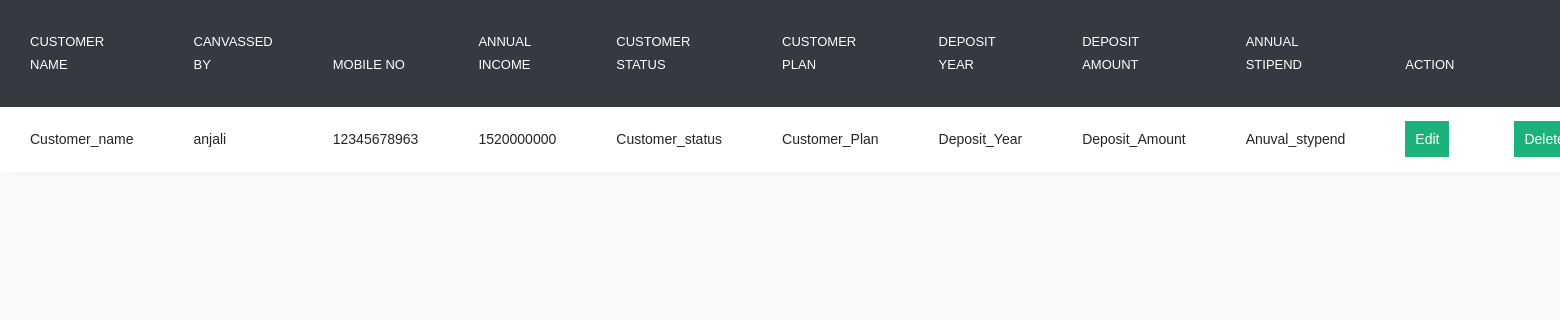
The page /adminview on the database its author committed.
### CMS/models.py (models this page shows, shortened)
class Customer(models.Model):
    Username=models.CharField(max_length=222)
    Password=models.CharField(max_length=120)
    Canvassed_by=models.CharField(max_length=120)
    Customer_name=models.CharField(max_length=200)
    photo=models.ImageField(upload_to='uploads/')
    Signature=models.ImageField(upload_to='uploads/')
    Pancard_no=models.CharField(max_length=200)
    Adarcard_no=models.CharField(max_length=200)
    Date_of_Birth=models.CharField(max_length=200)
    Mobile_no=models.CharField(max_length=200)
    Mobile_number1=models.CharField(max_length=200)
    Email=models.CharField(max_length=200)
    Occupation=models.CharField(max_length=200)
    Annual_income=models.CharField(max_length=200)
    Address=models.CharField(max_length=200)
    Nominee_name=models.CharField(max_length=200)
    Nominee_relation=models.CharField(max_length=200)
    Customer_status=models.CharField(max_length=200)
    Customer_Plan = models.CharField(max_length=200,choices = TYPES)
    Deposit_Amount = models.IntegerField(blank=True)
    Deposit_Year = models.IntegerField(blank=True)
    Anuval_stypend =models.FloatField(blank=True)
    Status=models.CharField(max_length=56,null=True,blank=True)

### CMS/views.py (the view)
# urls.py: path('adminview', views.adminview, name='adminview'),
def adminview(request):
    employee = Customer.objects.all()
    return render(request,'admin_main_view.html',{'employee':employee})

### CMS/templates/admin_main_view.html (shortened to what this page needs)
 <!DOCTYPE html>
<html lang="en">
<head>
    {% load static %}
    <link rel="stylesheet" href="{% static 'css/style.css' %}"/>
</head>
<body>
<table class="table">
    <thead class="thead-dark">
    <tr>
        <th>Customer Name</th>
        <th>Canvassed By</th>
        <th>Mobile No</th>
        <th>Annual Income</th>
        <th>Customer Status</th>
        <th>Customer Plan</th>
        <th>Deposit Year</th>
        <th>Deposit Amount</th>
        <th>Annual Stipend</th>
        <th>Action</th>
<th></th>
    </tr>
    </thead>
    <tbody>
{% for employee in employee %}
    <tr>
        <td>{{ employee.Customer_name }}</td>
        <td>{{ employee.Canvassed_by }}</td>
        <td>{{ employee.Mobile_no }}</td>
        <td>{{ employee.Annual_income }}</td>
        <td>{{ employee.Customer_status }}</td>
        <td>{{ employee.Customer_Plan }}</td>
        <td>{{ employee.Deposit_Year }}</td>
        <td>{{ employee.Deposit_Amount }}</td>
        <td>{{ employee.Anuval_stypend }}</td>
        <td>
            <a class="registerbtn" href="/adminedit/{{ employee.id }}">Edit</a>
        </td>   <td><a class="registerbtn" href="/delete/{{ employee.id }}">Delete</a>
        </td>
    </tr>
{% endfor %}
    </tbody>
</table>
<br>
<br>
</body>
</html>

### CMS/templates/admin_main_view.html (style rules this page uses)
* { box-sizing: border-box; }
tr:nth-child(odd) { background-color: #d0e0d9 ; }
th { background-color: #a7b0b8 ; }
.registerbtn { background-color: #04AA6D; color: white; padding: 10px 10px; margin: 2px 0; border: none; cursor: pointer; width: 5%; opacity: 0.9; }

### rows shown on the page
Customer: Customer_name "Customer_name", Canvassed_by "anjali", Mobile_no "12345678963", Annual_income "1520000000", Customer_status "Customer_status", Customer_Plan "Customer_Plan", Deposit_Year "Deposit_Year", Deposit_Amount "Deposit_Amount", Anuval_stypend "Anuval_stypend"
